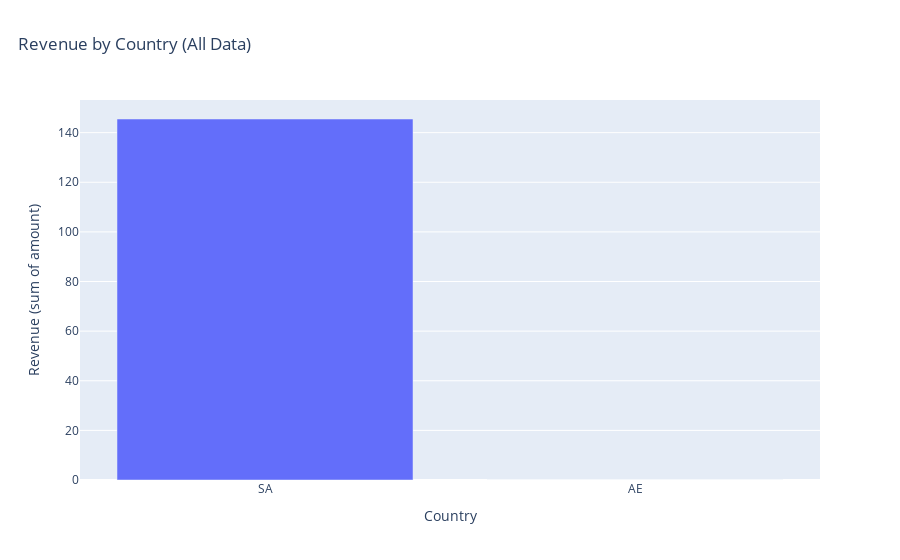

Notebook code cell kept with this figure:
### Markdown cell above
#### Question 1 — Revenue by Country:

### Code cell
rev = (
df.groupby("country", dropna=False)
.agg(
n=("order_id", "size"),
revenue=("amount", "sum"),
aov=("amount", "mean"),
)
.reset_index()
.sort_values("revenue", ascending=False)
)
fig = px.bar(
rev,
x="country",
y="revenue",
title="Revenue by Country (All Data)",
)
fig.update_layout(title={"x": 0.02})
fig.update_xaxes(title_text="Country")
fig.update_yaxes(title_text="Revenue (sum of amount)")
save_fig(fig, FIGS / "revenue_by_country.png")
fig

### Figure 1 — Plotly figure (JSON) as saved in the notebook; plotly's stock layout.template omitted (floating-point values rounded to 4 significant figures)
{"data": [{"hovertemplate": "country=%{x}<br>revenue=%{y}<extra></extra>", "legendgroup": "", "marker": {"color": "#636efa", "pattern": {"shape": ""}}, "name": "", "orientation": "v", "showlegend": false, "textposition": "auto", "type": "bar", "x": ["SA", "AE"], "xaxis": "x", "y": [145.5, 0.0], "yaxis": "y"}], "layout": {"barmode": "relative", "legend": {"tracegroupgap": 0}, "title": {"text": "Revenue by Country (All Data)", "x": 0.02}, "xaxis": {"anchor": "y", "domain": [0, 1], "title": {"text": "Country"}}, "yaxis": {"anchor": "x", "domain": [0, 1], "title": {"text": "Revenue (sum of amount)"}}}}
